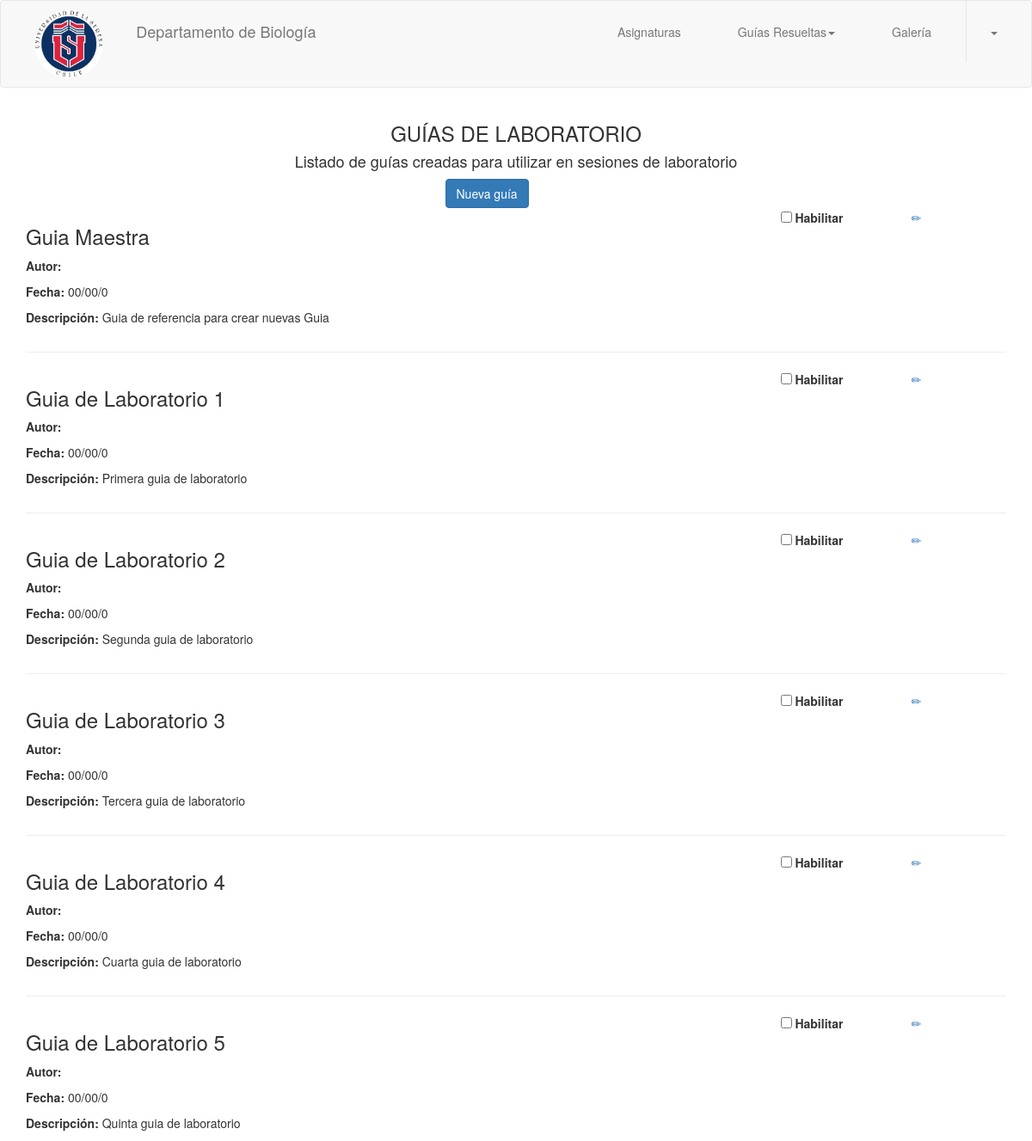
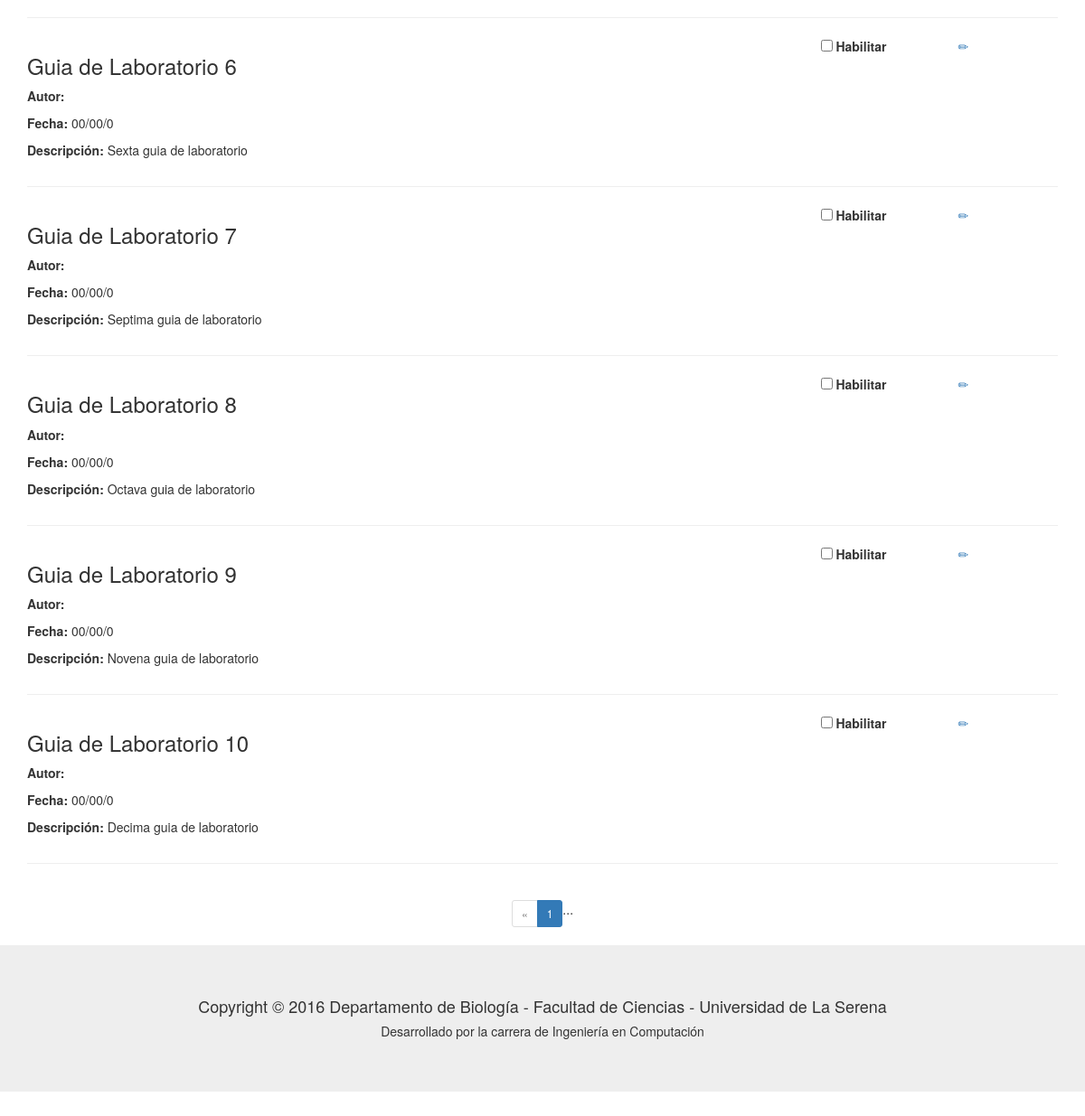
/guias.php?id=1&rut=15302958-k, run on the app's committed database (2 pictures, top to bottom).
### tables this page shows
CREATE TABLE `Guia` (
  `Id` int(11) NOT NULL,
  `Titulo` varchar(50) DEFAULT NULL,
  `Descripcion` varchar(500) DEFAULT NULL,
  `Fecha` date DEFAULT NULL,
  `IdAsignatura` int(11) DEFAULT NULL,
  `Estado` varchar(20) DEFAULT NULL,
  PRIMARY KEY (`Id`),
  KEY `fk_Guia_1_idx` (`IdAsignatura`),
  CONSTRAINT `fk_Guia_1` FOREIGN KEY (`IdAsignatura`) REFERENCES `Asignatura` (`Id`) ON DELETE NO ACTION ON UPDATE NO ACTION
);

### guias.php (the view, shortened to what this page needs)
<!DOCTYPE html>
<html>
    <head>
        <link href="css/bootstrap.min.css" rel="stylesheet">
        <link href="css/guia.css" rel="stylesheet">
		<?php
			require('scripts/conexion.php');
            $idAsignatura  = $_GET['id'];
            $rutProfesor = $_GET['rut'];
            $stmt = $conn->prepare ("SELECT Nombre, ApellidoP FROM Usuario WHERE Rut=:rut");
            $stmt->bindParam(':rut',$rutProfesor);
            $stmt->execute();
            $row = $stmt->fetch();
            $profesor = $row['Nombre']." ".$row['ApellidoP'];
			function cargarGuias($rutProfesor,$idAsignatura,$idGuia,$titulo,$descripcion,$fecha,$usuario){
                print "<div class=\"row\" id = \"".$idGuia."\">";
				print		"<div class=\"col-md-9\">";
				print		  "<h3 id=\"titulo-guia\">".$titulo."</h3>";
				print		  "<p id=\"autor\">";
				print			"<strong>Autor:  </strong>".$usuario."</p>";
				print		  "<p id=\"fecha\">";
				print			"<strong>Fecha:  </strong>".$fecha."</p>";
				print		  "<p id=\"descripcion\">";
				print			"<strong>Descripción:  </strong>".$descripcion."</p>";
				print		"</div>";
				print		"<div class=\"col-md-3\">";
				print			"<div class=\"row\">";
				print               "<div class=\"col-xs-5\">";
                print                   "<label>";
                print                       "<input type=\"checkbox\" id=\"habilitarGuia:".$idGuia."\"> Habilitar";
                print                   "</label>";
                print               "</div>";
				print    			"<div class=\"col-xs-1\">";
                print     				"<a href=\"guia.php?rut=".$rutProfesor."&idA=".$idAsignatura."&idG=".$idGuia."&modo=VER\" id=\"verGuia:".$idGuia."\" data-toggle=\"tooltip\" data-placement=\"top\" title=\"Ver guía\"><span class=\"glyphicon glyphicon-eye-open\"></span></a>";
				print    			"</div>";
                print    			"<div class=\"col-xs-1\">";
                print     				"<a href=\"guia.php?rut=".$rutProfesor."&idA=".$idAsignatura."&idG=".$idGuia."&modo=EDITAR\" id=\"editarGuia:".$idGuia."\" data-toggle=\"tooltip\" data-placement=\"top\" title=\"Editar guía\"><span class=\"glyphicon glyphicon-pencil\"></span></a>";
                print    			"</div>";
				print    			"<div class=\"col-xs-1\">";
                print     				"<a href=\"guia.php?rut=".$rutProfesor."&idA=".$idAsignatura."&idG=".$idGuia."&modo=RESOLVER\" id=\"eliminarGuia:".$idGuia."\" data-toggle=\"tooltip\" data-placement=\"right\" title=\"Eliminar guía\"><span class=\"glyphicon glyphicon-trash\"></span></a>";
				print    			"</div>";
				print			"</div>";
				print		"</div>";
				print "</div>";
				print "<hr>";
			}
		?>
    </head>
    <body>
        <nav class="navbar navbar-default">
          <div class="container">
            <div class="row">
                <div class="navbar-header">
                    <div class="col-md-4">
                        <img src="imagenes/logo-ULS.png" id="logo-uls" class="center-block img-circle">
                    </div>
                    <div class="col-md-8">
                        <h6 class="navbar-brand">Departamento de Biología</h6>
                    </div>
                </div>
                <div class="navbar-right">
                    <ul class="nav navbar-nav">
                        <li>
                            <a href="asignaturas.php">Asignaturas</a>
                        </li>
                        <li class="dropdown">
                            <a href="#" class="dropdown-toggle" data-toggle="dropdown" data-hover="dropdown">Guías Resueltas<span class="caret"></span></a>
                        </li>
                        <li>
                            <a href="#">Galería</a>
                        </li>
                        <li class="dropdown sign-out">
                            <a href="#" class="dropdown-toggle" data-toggle="dropdown" data-hover="dropdown"><?php print $profesor;?><span class=" caret"></span></a>
                        </li>
                    </ul>
                </div>
            </div>
          </div>
        </nav>
        <div class="container" id="contenido-guia">
            <div id="numero-laboratorio">
                <h3 class="text text-center">GUÍAS DE LABORATORIO</h3>
                <h4 class="text text-center">Listado de guías creadas para utilizar en sesiones de laboratorio</h4>
            </div>
        </div>
        <div class="container" id="nueva_guia">
            <div class="row">
                <div class="col-md-5 text-center"></div>
                <div class="col-md-7 ">
                    <button class="btn btn-primary" data-toggle="modal" data-target="#miVentana">Nueva guía</button>
                </div>
            </div>
        </div>
        <div class="container" id ="listado-guias">
			<?php
				$stmt = $conn->prepare ("SELECT Nombre, ApellidoP, ApellidoM FROM Usuario WHERE Rut=:rut");
				$stmt->bindParam(':rut',$rutProfesor);
				$stmt->execute();
				$row = $stmt->fetch();
				$nombre = $row['Nombre']." ".$row['ApellidoP']." ".$row['ApellidoM'];
				$stmt = $conn->prepare ("SELECT Id, Titulo, Descripcion, Fecha, Estado FROM Guia WHERE IdAsignatura = :id");
				$stmt->bindParam(':id',$idAsignatura);
				$stmt->execute();
				while($row = $stmt->fetch()){
					$id = $row['Id'];
					$titulo = $row['Titulo'];
					$descripcion = $row['Descripcion'];
					$fechaUsa = date_parse($row['Fecha']);
					if ($fechaUsa['day'] < 10){
						$fechaUsa['day'] = "0".$fechaUsa['day'];
					}
					if($fechaUsa['month'] < 10){
						$fechaUsa['month'] = "0".$fechaUsa['month'];
					}
					$fecha = $fechaUsa['day']."/".$fechaUsa['month']."/".$fechaUsa['year'];
					cargarGuias($rutProfesor,$idAsignatura,$id,$titulo,$descripcion,$fecha,$nombre);
				}
			?>
        </div>
        <div class="container">
          <div class="row text-center">
              <nav>
                <ul class="pagination pagination-sm">
                  <li class="disabled">
                    <a href="#" aria-label="Previous">
                        <span aria-hidden="true">«</span>
                    </a>
                  </li>
                  <li class="active">
                    <a href="#">1
                    </a>
                  </li>...</ul>
              </nav>
          </div>
        </div>
        <footer>
          <div class="jumbotron">
            <center>
              <h4 id="pie-pagina">Copyright © 2016 Departamento de Biología - Facultad de Ciencias - Universidad
                de La Serena</h4>
              <h5>Desarrollado por la carrera de Ingeniería en Computación</h5>
            </center>
          </div>
        </footer>
    </body>
</html>

### css/guia.css (style rules this page uses)
#logo-uls { padding: 10px; width: 100px; height: 10opx; }
.navbar-nav > li > a { padding: 26px; margin-right: 14px; }
.sign-out { border-left: 1px solid #e7e7e7; }

### data on the page
guia: Titulo "Guia Maestra", Descripcion "Guia de referencia para crear nuevas Guia"
guia: Titulo "Guia de Laboratorio 1", Descripcion "Primera guia de laboratorio"
guia: Titulo "Guia de Laboratorio 2", Descripcion "Segunda guia de laboratorio"
guia: Titulo "Guia de Laboratorio 3", Descripcion "Tercera guia de laboratorio"
guia: Titulo "Guia de Laboratorio 4", Descripcion "Cuarta guia de laboratorio"
guia: Titulo "Guia de Laboratorio 5", Descripcion "Quinta guia de laboratorio"
guia: Titulo "Guia de Laboratorio 6", Descripcion "Sexta guia de laboratorio"
guia: Titulo "Guia de Laboratorio 7", Descripcion "Septima guia de laboratorio"
guia: Titulo "Guia de Laboratorio 8", Descripcion "Octava guia de laboratorio"
guia: Titulo "Guia de Laboratorio 9", Descripcion "Novena guia de laboratorio"
guia: Titulo "Guia de Laboratorio 10", Descripcion "Decima guia de laboratorio"
